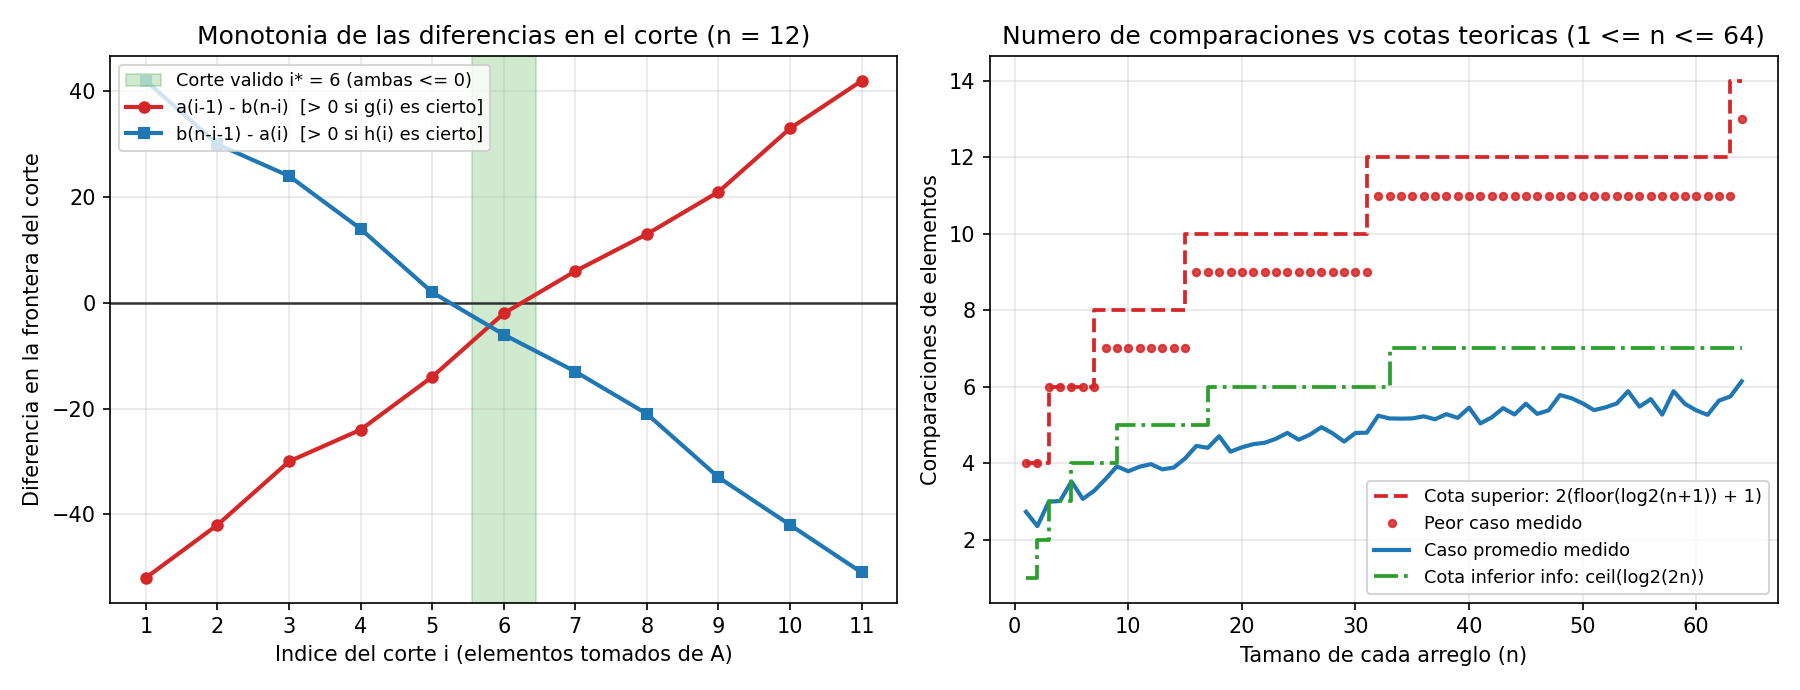

Recreate this plot in Python.
import math
import random
from pathlib import Path
import matplotlib.pyplot as plt

INF = float("inf")


def mediana_inferior(A, B, cuenta=None, guardar_pasos=False):
    """
    Calcula el n-esimo menor elemento de la union de dos arreglos ordenados
    A y B de tamano n mediante busqueda binaria sobre el corte i in [0, n].
    """
    n = len(A)

    def a(idx):
        return -INF if idx < 0 else (INF if idx >= n else A[idx])

    def b(idx):
        return -INF if idx < 0 else (INF if idx >= n else B[idx])

    def es_menor(u, v):
        if cuenta is not None:
            cuenta[0] += 1
        return u < v

    lo, hi = 0, n
    pasos = []
    while True:
        i = (lo + hi) // 2
        j = n - i
        phi = hi - lo + 1
        demasiados_a = es_menor(b(j), a(i - 1))
        muy_pocos_a = False if demasiados_a else es_menor(a(i), b(j - 1))

        if guardar_pasos:
            pasos.append((lo, hi, i, j, a(i - 1), b(j), b(j - 1), a(i), demasiados_a, muy_pocos_a, phi))

        if demasiados_a:
            hi = i - 1
        elif muy_pocos_a:
            lo = i + 1
        else:
            res = max(a(i - 1), b(j - 1))
            return (res, pasos) if guardar_pasos else res


def tabla_cortes(A, B):
    """Evalua todos los cortes i in [0, n] para inspeccion y grafica."""
    n = len(A)

    def a(idx):
        return -INF if idx < 0 else (INF if idx >= n else A[idx])

    def b(idx):
        return -INF if idx < 0 else (INF if idx >= n else B[idx])

    filas = []
    for i in range(n + 1):
        j = n - i
        ai_1, bj = a(i - 1), b(j)
        bj_1, ai = b(j - 1), a(i)
        g_i = ai_1 > bj
        h_i = bj_1 > ai
        filas.append((i, j, ai_1, bj, bj_1, ai, g_i, h_i))
    return filas


if __name__ == "__main__":
    # 1. Ejemplo paso a paso para n = 5
    A_ej = [2, 5, 8, 12, 16]
    B_ej = [1, 3, 9, 10, 14]
    print(f"=== Tabla completa de cortes para A = {A_ej}, B = {B_ej} (n = 5) ===")
    print(f"{'i':>2} | {'j=n-i':>5} | {'a(i-1)':>7} | {'b(n-i)':>7} | {'b(n-i-1)':>8} | {'a(i)':>7} | {'g(i)':>6} | {'h(i)':>6} | {'Estado':>12}")
    print("-" * 80)
    for i, j, ai_1, bj, bj_1, ai, gi, hi in tabla_cortes(A_ej, B_ej):
        est = "VALIDO" if (not gi and not hi) else ("sobra A" if gi else "falta A")
        print(f"{i:>2} | {j:>5} | {str(ai_1):>7} | {str(bj):>7} | {str(bj_1):>8} | {str(ai):>7} | {str(gi):>6} | {str(hi):>6} | {est:>12}")

    med, traza_b = mediana_inferior(A_ej, B_ej, guardar_pasos=True)
    print("\nPasos de la busqueda binaria:")
    for num, (lo, hi, i, j, ai_1, bj, bj_1, ai, gi, hi_pred, phi) in enumerate(traza_b, 1):
        print(f"  Iter {num}: [lo, hi] = [{lo}, {hi}] (Phi = {phi}) -> prueba i = {i}, j = {j} | g(i)={gi}, h(i)={hi_pred}")
    print(f"Mediana inferior obtenida: max(a(2), b(1)) = {med} (oraculo: {sorted(A_ej + B_ej)[len(A_ej) - 1]})\n")

    # 2. Verificacion en 30 000 instancias aleatorias contra sorted(A + B)[n - 1]
    rng = random.Random(207)
    peor_medido = {}
    suma_medido = {}
    conteo_por_n = {}

    for _ in range(30_000):
        n = rng.randint(1, 64)
        universo = rng.choice([3, 2 * n, 1000])
        A = sorted(rng.randrange(universo) for _ in range(n))
        B = sorted(rng.randrange(universo) for _ in range(n))
        c = [0]
        res = mediana_inferior(A, B, cuenta=c)
        assert res == sorted(A + B)[n - 1]
        peor_medido[n] = max(peor_medido.get(n, 0), c[0])
        suma_medido[n] = suma_medido.get(n, 0) + c[0]
        conteo_por_n[n] = conteo_por_n.get(n, 0) + 1

    print("Verificados 30 000 casos aleatorios (con y sin repeticiones): 0 fallos.")
    print(f"\n{'n':>5} | {'Peor medido':>12} | {'Promedio':>9} | {'Cota 2(floor(log2(n+1))+1)':>27} | {'Cota inf ceil(log2(2n))':>24}")
    print("-" * 88)
    for n in [1, 2, 4, 8, 16, 32, 64]:
        cota_sup = 2 * (math.floor(math.log2(n + 1)) + 1)
        cota_inf = math.ceil(math.log2(2 * n))
        prom = suma_medido[n] / conteo_por_n[n]
        assert peor_medido[n] <= cota_sup
        print(f"{n:>5} | {peor_medido[n]:>12} | {prom:>9.2f} | {cota_sup:>27} | {cota_inf:>24}")

    # 3. Verificacion de que las 2n posiciones son alcanzables (cota de informacion)
    for n in [1, 3, 10]:
        alcanzadas = set()
        for k in range(n):
            A = [2 * t + 1 for t in range(n)]
            B = [0] * (n - 1 - k) + [10 * n] * (k + 1)
            B = [v + t * 1e-3 for t, v in enumerate(B)]
            assert mediana_inferior(A, B) == A[k]
            alcanzadas.add(("A", k))
            assert mediana_inferior(B, A) == A[k]
            alcanzadas.add(("B", k))
        assert len(alcanzadas) == 2 * n
    print("\nComprobado para n = 1, 3, 10: las 2n posiciones posibles de salida son alcanzables.")

    # 4. Generacion de la figura con 2 paneles
    fig, (ax1, ax2) = plt.subplots(1, 2, figsize=(12, 4.6))

    # Panel 1: diferencias monotonas en una instancia de n = 12
    n_p1 = 12
    A12 = [3, 7, 11, 14, 19, 23, 28, 31, 36, 42, 47, 53]
    B12 = [2, 5, 9, 15, 18, 22, 25, 33, 38, 41, 49, 55]
    # Para i in [1, n-1], ambas diferencias son finitas:
    # d_g(i) = a(i-1) - b(n-i) (creciente, > 0 cuando g(i) es True)
    # d_h(i) = b(n-i-1) - a(i) (decreciente, > 0 cuando h(i) es True)
    cortes_int = list(range(1, n_p1))
    diff_g = [A12[i - 1] - B12[n_p1 - i] for i in cortes_int]
    diff_h = [B12[n_p1 - i - 1] - A12[i] for i in cortes_int]

    # Encontrar corte valido
    corte_valido = [i for i in range(n_p1 + 1) if not tabla_cortes(A12, B12)[i][6] and not tabla_cortes(A12, B12)[i][7]][0]

    ax1.axhline(0, color="#333333", lw=1.2, linestyle="-")
    ax1.axvspan(corte_valido - 0.45, corte_valido + 0.45, color="#2ca02c", alpha=0.22,
                label=f"Corte valido i* = {corte_valido} (ambas <= 0)")
    ax1.plot(cortes_int, diff_g, "o-", color="#d62728", lw=2, markersize=5,
             label="a(i-1) - b(n-i)  [> 0 si g(i) es cierto]")
    ax1.plot(cortes_int, diff_h, "s-", color="#1f77b4", lw=2, markersize=5,
             label="b(n-i-1) - a(i)  [> 0 si h(i) es cierto]")

    ax1.set_title("Monotonia de las diferencias en el corte (n = 12)")
    ax1.set_xlabel("Indice del corte i (elementos tomados de A)")
    ax1.set_ylabel("Diferencia en la frontera del corte")
    ax1.set_xticks(cortes_int)
    ax1.grid(True, alpha=0.3)
    ax1.legend(fontsize=8.5, loc="upper left")

    # Panel 2: comparaciones medidas vs cota superior e inferior para n in [1..64]
    ns_all = sorted(peor_medido.keys())
    peores = [peor_medido[n] for n in ns_all]
    promedios = [suma_medido[n] / conteo_por_n[n] for n in ns_all]
    cota_s = [2 * (math.floor(math.log2(n + 1)) + 1) for n in ns_all]
    cota_i = [math.ceil(math.log2(2 * n)) for n in ns_all]

    ax2.step(ns_all, cota_s, where="post", color="#d62728", linestyle="--", lw=1.8,
             label="Cota superior: 2(floor(log2(n+1)) + 1)")
    ax2.plot(ns_all, peores, "o", color="#d62728", markersize=3.5, alpha=0.85,
             label="Peor caso medido")
    ax2.plot(ns_all, promedios, "-", color="#1f77b4", lw=2,
             label="Caso promedio medido")
    ax2.step(ns_all, cota_i, where="post", color="#2ca02c", linestyle="-.", lw=1.8,
             label="Cota inferior info: ceil(log2(2n))")

    ax2.set_title("Numero de comparaciones vs cotas teoricas (1 <= n <= 64)")
    ax2.set_xlabel("Tamano de cada arreglo (n)")
    ax2.set_ylabel("Comparaciones de elementos")
    ax2.grid(True, alpha=0.3)
    ax2.legend(fontsize=8.5, loc="lower right")

    plt.tight_layout()
    salida_png = Path(__file__).with_name("ejercicio-07.png")
    plt.savefig(salida_png, dpi=150)
    print(f"\nGrafica guardada en {salida_png.name}")
